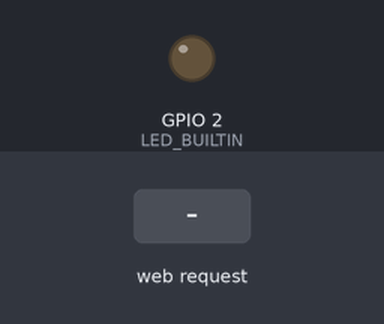
Recording of a sketch running on a simulated ESP8266 (NodeMCU). Parts: output pins drawn as LEDs (lit = HIGH, except the on-board LED, lit = LOW). The inputs (shaded band) are chosen by the test bench. WiFi joins after 1.5 s; servers stay silent unless stated.

Above: at 2.7 s.
2.8 s: HTTP request GET /ledon received
At 3.7 s:
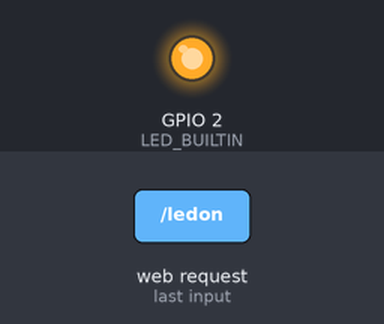
4.3 s: HTTP request GET /ledoff received
At 4.9 s:
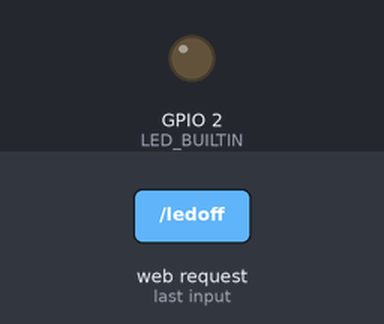
Timing chart, 0 to 7.3 s (numbered marks = the images above; inputs shaded):
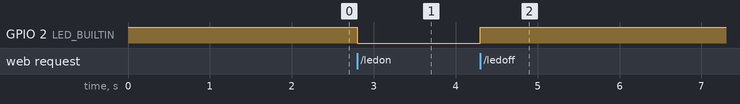

Measured:
- after the input at 2.8 s, GPIO 2 (LED_BUILTIN): HIGH → LOW at once
- after the input at 4.3 s, GPIO 2 (LED_BUILTIN): LOW → HIGH at once

The sketch:

ledweb.ino
```cpp
#include <ESP8266WiFi.h>
#include <WiFiClient.h>
#include <ESP8266WebServer.h>
#include <ESP8266mDNS.h>

const char* ssid = "...";
const char* password = "...";

ESP8266WebServer server(80);

void handleRoot() {
  String message = "<meta name='viewport' content='width=device-width, initial-scale=1'>";
  message += "<h2>ESP8266 Web Server</h2>";
  message += "<p><a href='/ledon'><button><b>LED LIGAR</b></button></a></p>";
  message += "<p><a href='/ledoff'><button><b>LED DESLIGAR</b></button></a></p>";
  server.send(200, "text/html", message);
}

void handleLedOn() {
  digitalWrite(LED_BUILTIN, LOW);
  handleRoot();
}

void handleLedOff() {
  digitalWrite(LED_BUILTIN, HIGH);
  handleRoot();
}

void setup(void){
  pinMode(LED_BUILTIN, OUTPUT);
  digitalWrite(LED_BUILTIN, HIGH);

  WiFi.begin(ssid, password);

  // Wait for connection
  while (WiFi.status() != WL_CONNECTED) {
    delay(500);
  }

  server.on("/", handleRoot);
  server.on("/ledon", handleLedOn);
  server.on("/ledoff", handleLedOff);

  server.begin();
}

void loop(void){
  server.handleClient();
}
```
